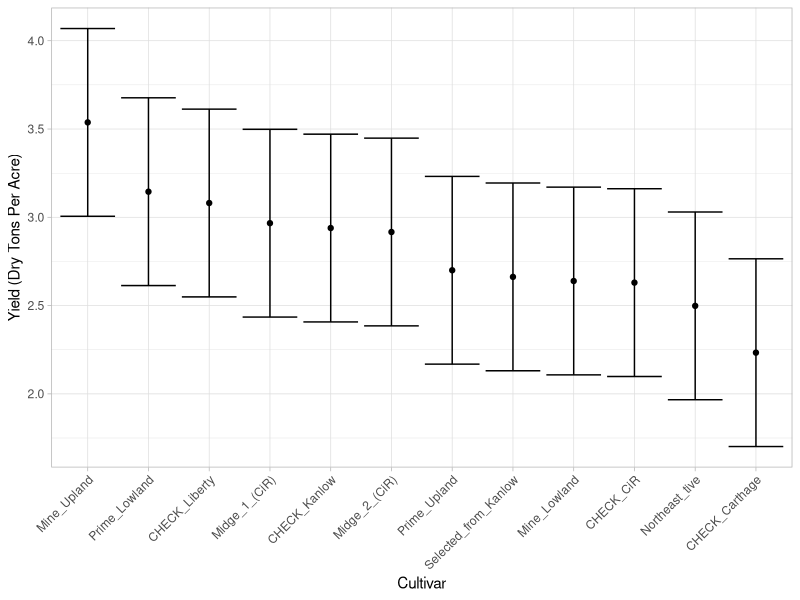

This chart was generated by the following R code:
library(tidyverse)
library(lme4)
library(lmerTest)

swg <- read_csv("./input_data/swg_yield/new_york_seeded_plot_yields_2020_2021_2022.csv") |>
  mutate_at(vars(rep, year), as.character)

yld_sum <- swg |>
  group_by(year, entry2) |>
  summarize_at(vars(yld_dta), mean)

# yld_sum |>
#   ggplot(aes(x = entry2, y = yld_dta)) +
#   geom_point() +
#   facet_wrap(nrow = 3,vars(year))

# interaction doesn't appear significant

mod2 <- lmer(yld_dta ~ year * entry2 + (1|rep), data = swg)

anova(mod2)

emmeans::emmeans(mod2, "entry2") |>
  # NOTE CONVERT EMMGRID(??) TO DF **CANNOT** CONVERT DIRECTLY TO TIBBLE
  data.frame() |>
  # NOTE FACTOR REORDERING, USE OF FUNCTION "DESC"
  ggplot(aes(x = fct_reorder(entry2, desc(emmean)), y = emmean)) +
  geom_point() +
  #NOTE ERRORBAR, LCL and UCL
  geom_errorbar(aes(ymin = lower.CL, ymax = upper.CL)) +
  theme_light() + 
  theme(axis.text.x = element_text(angle = 45, hjust = 1)) +
  ylab("Yield (Dry Tons Per Acre)") +
  xlab("Cultivar")
